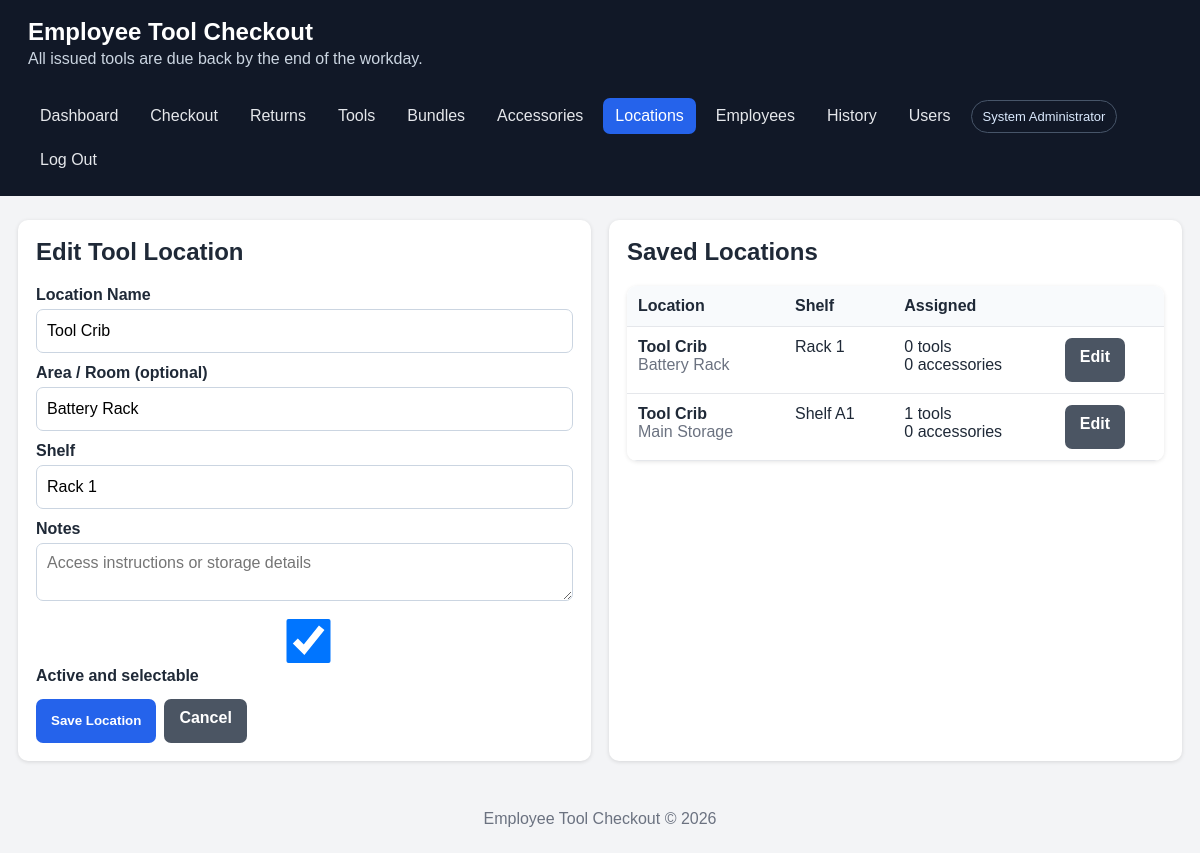
Page /locations.php?id=2 (signed in) on the committed database.
### tables this page shows
CREATE TABLE IF NOT EXISTS tool_locations (
    id INT UNSIGNED AUTO_INCREMENT PRIMARY KEY,
    location_name VARCHAR(150) NOT NULL,
    area VARCHAR(150) NULL,
    shelf VARCHAR(100) NOT NULL,
    notes TEXT NULL,
    active TINYINT(1) NOT NULL DEFAULT 1,
    created_at DATETIME NOT NULL DEFAULT CURRENT_TIMESTAMP,
    UNIQUE KEY uq_tool_location (location_name, area, shelf)
);

### includes/functions.php (called while the page is built, shortened)
<?php
function e(?string $value): string
{
    return htmlspecialchars($value ?? '', ENT_QUOTES, 'UTF-8');
}

### locations.php (the view, shortened to what this page needs)
<?php
require __DIR__.'/includes/header.php';
$pdo=db();
$id=(int)($_GET['id']??$_POST['id']??0);
$edit=null;
if($id){$s=$pdo->prepare('SELECT * FROM tool_locations WHERE id=?');$s->execute([$id]);$edit=$s->fetch();}
$rows=$pdo->query('SELECT l.*, (SELECT COUNT(*) FROM tools t WHERE t.location_id=l.id) tool_count, (SELECT COUNT(*) FROM accessories a WHERE a.location_id=l.id) accessory_count FROM tool_locations l ORDER BY l.location_name,l.area,l.shelf')->fetchAll();
?>
<div class="grid two">
<div class="card"><h2><?= $edit?'Edit':'Add' ?> Tool Location</h2><form method="post"><?php if($edit):?><input type="hidden" name="id" value="<?=$id?>"><?php endif;?>
<label>Location Name</label><input name="location_name" required value="<?=e($edit['location_name']??'')?>" placeholder="Tool Crib, Warehouse, Service Truck">
<label>Area / Room (optional)</label><input name="area" value="<?=e($edit['area']??'')?>" placeholder="North wall, Room 104, Bay 2">
<label>Shelf</label><input name="shelf" required value="<?=e($edit['shelf']??'')?>" placeholder="Shelf A1, Cabinet 3, Drawer 2">
<label>Notes</label><textarea name="notes" placeholder="Access instructions or storage details"><?=e($edit['notes']??'')?></textarea>
<?php if($edit):?><label><input type="checkbox" name="active" <?=$edit['active']?'checked':''?>> Active and selectable</label><?php endif;?>
<div class="actions"><button>Save Location</button><?php if($edit):?><a class="button secondary" href="locations.php">Cancel</a><?php endif;?></div></form></div>
<div class="card"><h2>Saved Locations</h2><div class="table-wrap"><table><thead><tr><th>Location</th><th>Shelf</th><th>Assigned</th><th></th></tr></thead><tbody>
<?php foreach($rows as $r):?><tr><td><strong><?=e($r['location_name'])?></strong><br><span class="muted"><?=e($r['area']?:'No area specified')?><?=$r['active']?'':' · Inactive'?></span></td><td><?=e($r['shelf'])?></td><td><?=(int)$r['tool_count']?> tools<br><?=(int)$r['accessory_count']?> accessories</td><td><a class="button secondary" href="locations.php?id=<?=(int)$r['id']?>">Edit</a></td></tr><?php endforeach;?>
<?php if(!$rows):?><tr><td colspan="4">No locations have been added.</td></tr><?php endif;?></tbody></table></div></div></div>
<?php require __DIR__.'/includes/footer.php';?>

### assets/style.css (style rules this page uses)
:root { font-family: Arial, sans-serif; color: #1f2937; background: #f3f4f6; }
* { box-sizing: border-box; }
body { margin: 0; }
.grid { display: grid; gap: 18px; }
.grid.two { grid-template-columns: repeat(auto-fit, minmax(330px, 1fr)); }
.card { background: white; border-radius: 10px; padding: 18px; box-shadow: 0 1px 4px rgba(0,0,0,.12); }
.card h2, .card h3 { margin-top: 0; }
label { display: block; font-weight: 700; margin: 11px 0 5px; }
input, select, textarea { width: 100%; padding: 10px; border: 1px solid #cbd5e1; border-radius: 7px; font: inherit; }
textarea { min-height: 85px; resize: vertical; }
button, .button { display: inline-block; background: #2563eb; color: white; border: 0; border-radius: 7px; padding: 10px 15px; cursor: pointer; text-decoration: none; font-weight: 700; }
.button.secondary { background: #4b5563; }
.actions { display: flex; gap: 8px; flex-wrap: wrap; margin-top: 14px; }
table { width: 100%; border-collapse: collapse; background: white; }
th, td { padding: 11px; border-bottom: 1px solid #e5e7eb; text-align: left; vertical-align: top; }
th { background: #f8fafc; }
.table-wrap { overflow-x: auto; border-radius: 10px; box-shadow: 0 1px 4px rgba(0,0,0,.1); }
.muted { color: #6b7280; }
body { padding-bottom: env(safe-area-inset-bottom); }
button, .button, input, select, textarea { min-height: 44px; }

### rows in the picture
tool_locations: location_name "Tool Crib", area "Battery Rack", shelf "Rack 1", active "☑", tool_count "0", accessory_count "0"
tool_locations: location_name "Tool Crib", area "Main Storage", shelf "Shelf A1", tool_count "1", accessory_count "0"

### other values in the picture
APP_NAME "Employee Tool Checkout"
current_user()['full_name'] "System Administrator"
